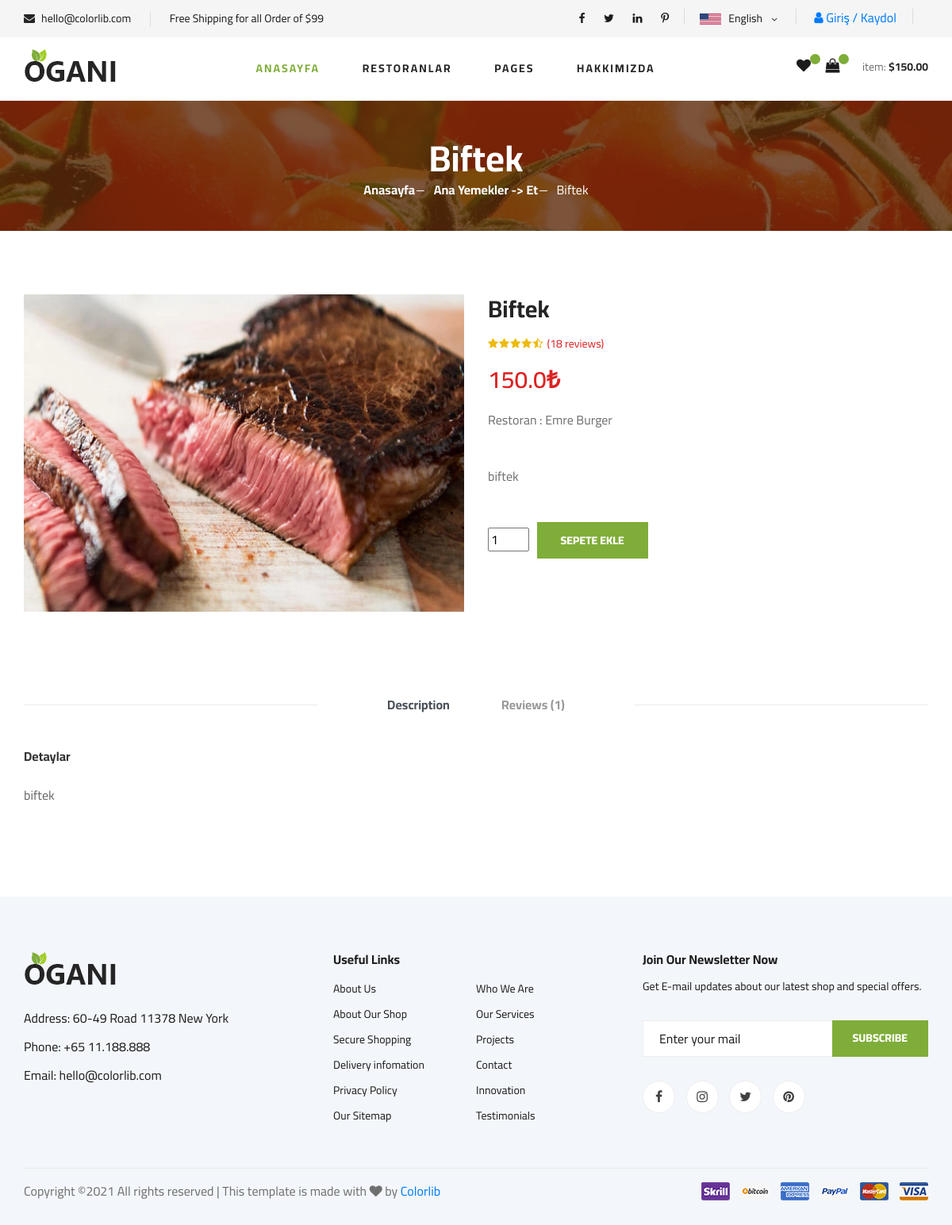
The page /product/4/biftek on the database as committed earlier.
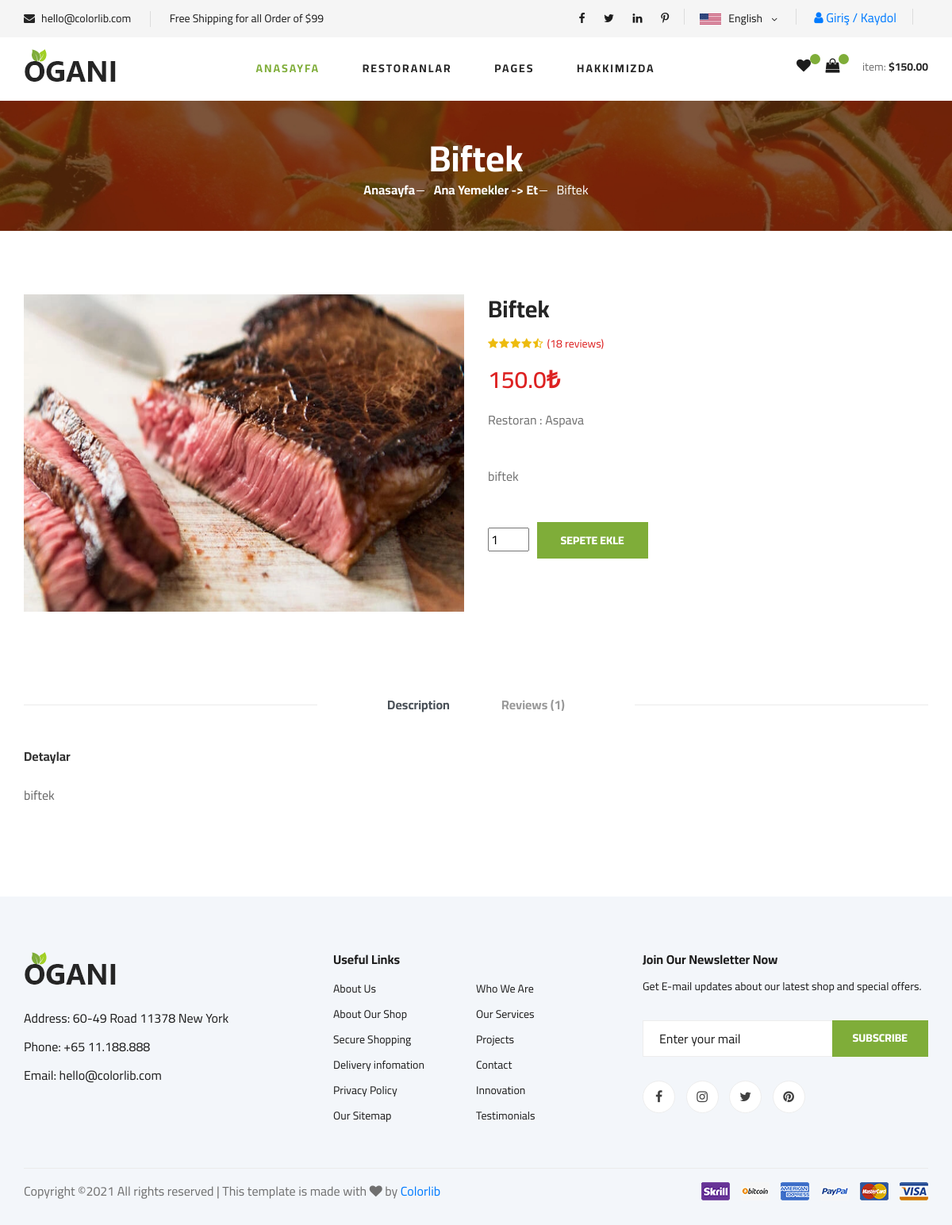
The same page on the database as committed later.
### product/models.py (models this page shows, shortened)
class Product(models.Model):
    STATUS = (
        ('True', 'Evet'),
        ('False', 'Hayır'),
    )
    restaurant = models.ForeignKey(Restaurant, on_delete=models.CASCADE)  # relation with Restaurant table
    category = models.ForeignKey(Category, on_delete=models.CASCADE) #relation with Category table
    title = models.CharField(max_length=30)
    keywords = models.CharField(max_length=255)
    description = models.CharField(max_length=255)
    image = models.ImageField(blank=True, upload_to='images/')
    price = models.FloatField()
    amount = models.IntegerField()
    detail = RichTextUploadingField()
    status = models.CharField(max_length=10, choices=STATUS)
    slug = models.SlugField(null=False,unique=True)
    created_at = models.DateTimeField(auto_now_add=True)
    update_at = models.DateTimeField(auto_now=True)
    def image_tag(self):
        return mark_safe('<img src="{}" height="50"/>'.format(self.image.url))
    image_tag.short_description = 'Image'

class Restaurant(models.Model):
    STATUS = (
        ('True', 'Evet'),
        ('False', 'Hayır'),
    )
    title = models.CharField(max_length=30)
    keywords = models.CharField(blank=True, max_length=255)
    description = models.CharField(blank=True, max_length=255)
    image = models.ImageField(blank=True, upload_to='images/')
    type = models.CharField(blank=True, max_length=20)
    detail = RichTextUploadingField()
    status = models.CharField(max_length=10, choices=STATUS)
    city = models.CharField(blank=True, max_length=15)
    town = models.CharField(blank=True, max_length=15)
    district = models.CharField(blank=True, max_length=15)
    location = models.CharField(blank=True, max_length=15)
    def image_tag(self):
        return mark_safe('<img src="{}" height="50"/>'.format(self.image.url))
    image_tag.short_description = 'Image'

class Category(MPTTModel):
    STATUS=(
        ('True', 'Evet'),
        ('False', 'Hayır'),
    )
    title = models.CharField(max_length=30)
    keywords = models.CharField(max_length=255)
    description = models.CharField(max_length=255)
    image = models.ImageField(blank=True,upload_to='images/')
    status = models.CharField(max_length=10, choices=STATUS)
    slug = models.SlugField(null=False,unique=True)
    parent = TreeForeignKey('self', blank=True, null=True, related_name='children', on_delete=models.CASCADE)
    created_at = models.DateTimeField(auto_now_add=True)
    update_at = models.DateTimeField(auto_now=True)
    class MPTTMeta:
        order_insertion_by = ['title']
    def __str__(self):
        full_path = [self.title]
        k = self.parent
        while k is not None:
            full_path.append(k.title)
            k = k.parent
        return ' ->  '.join(full_path[::-1])

### home/views.py (the view)
# urls.py: path('product/<int:id>/<slug:slug>', views.product_detail ,name='product_detail'),
def product_detail(request,id,slug):
    category = Category.objects.all()
    product = Product.objects.get(pk=id)
    restaurant = Product.objects.get(pk=id)
    comments = Comment.objects.filter(product_id=id,status='True')
    context = {'category': category,
               'product': product,
               'restaurant':restaurant,
               'comments':comments
               }
    return render(request, 'product_detail.html',context)

### home/templates/product_detail.html (shortened to what this page needs)
{% extends "homebase.html" %}
{% block content %}
    {% load static %}
    <section class="breadcrumb-section set-bg" data-setbg="{% static 'img/breadcrumb.jpg'%}">
        <div class="container">
            <div class="row">
                <div class="col-lg-12 text-center">
                    <div class="breadcrumb__text">
                        <h2>{{ product.title }}</h2>
                        <div class="breadcrumb__option">
                            <a href="/">Anasayfa </a>
                            <a href="/category/{{ product.category_id }}/{{ product.category.slug }}"> {{ product.category }}</a>
                            <span>{{ product.title }}</span>
                        </div>
                    </div>
                </div>
            </div>
        </div>
    </section>
    <section class="product-details spad">
        <div class="container">
            <div class="row">
                <div class="col-lg-6 col-md-6">
                    <div class="product__details__pic">
                        <div class="product__details__pic__item">
                            <img class="product__details__pic__item--large"
                                 src="{{ product.image.url }}" height="400" alt="">
                        </div>
                    </div>
                </div>
                <div class="col-lg-6 col-md-6">
                    <div class="product__details__text">
                        <h3>{{ product.title }}</h3>
                        <div class="product__details__rating">
                            <i class="fa fa-star"></i>
                            <i class="fa fa-star"></i>
                            <i class="fa fa-star"></i>
                            <i class="fa fa-star"></i>
                            <i class="fa fa-star-half-o"></i>
                            <span>(18 reviews)</span>
                        </div>
                        <div class="product__details__price">{{ product.price }}₺</div>
                        <p>Restoran : {{ product.restaurant.title }}</p>
                        <p>{{ product.description }}</p>
                        <form action="/order/addtocart/{{ product.id }}" method="POST">
                            <div class="product__details__quantity">
                                <div class="quantity">
                                    <input class="input" name="quantity" type="number" value="1" min="1" max="{{ product.amount }}">
                                </div>
                            </div>
                            <button type="submit" class="site-btn">SEPETE EKLE</button>
                        </form>
                    </div>
                </div>
                <div class="col-lg-12">
                    <div class="product__details__tab">
                        <ul class="nav nav-tabs" role="tablist">
                            <li class="nav-item">
                                <a class="nav-link active" data-toggle="tab" href="#tabs-1" role="tab"
                                   aria-selected="true">Description</a>
                            </li>
                            <li class="nav-item">
                                <a class="nav-link" data-toggle="tab" href="#tabs-2" role="tab"
                                   aria-selected="false">Reviews <span>(1)</span></a>
                            </li>
                        </ul>
                        <div class="tab-content">
                            <div class="tab-pane active" id="tabs-1" role="tabpanel">
                                <div class="product__details__tab__desc">
                                    <h6>Detaylar</h6>
                                    <p>{{product.detail|safe}}</p>
                                </div>
                            </div>
                        </div>
                    </div>
                </div>
            </div>
        </div>
    </section>
{% endblock %}

Rows that differ between the two databases and show on the page:
changed Product "Biftek": restaurant "Emre Burger" → "Aspava"
